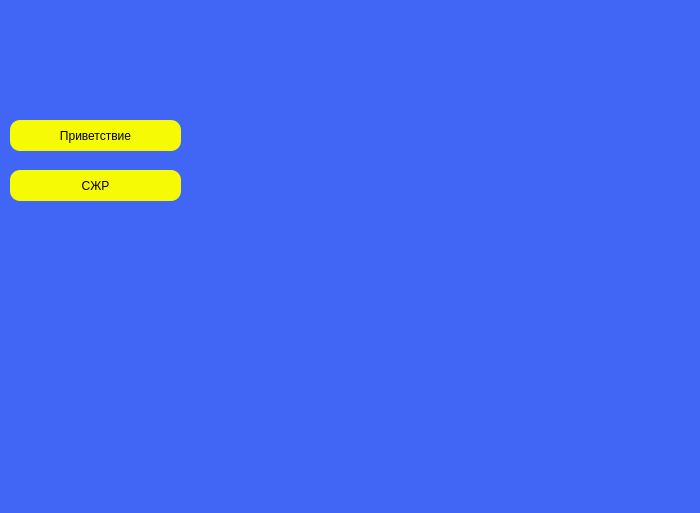
<?xml version="1.0" encoding="UTF-8"?>
<ui version="4.0">
 <class>MainWindow</class>
 <widget class="QMainWindow" name="MainWindow">
  <property name="geometry">
   <rect>
    <x>0</x>
    <y>0</y>
    <width>700</width>
    <height>513</height>
   </rect>
  </property>
  <property name="minimumSize">
   <size>
    <width>700</width>
    <height>513</height>
   </size>
  </property>
  <property name="maximumSize">
   <size>
    <width>700</width>
    <height>513</height>
   </size>
  </property>
  <property name="windowTitle">
   <string>MainWindow</string>
  </property>
  <property name="styleSheet">
   <string notr="true">QWidget{
background-color: rgb(65, 102, 245);
background-image: url(:/logos/karatau_logo_small___копия-removebg-preview.png)
}</string>
  </property>
  <widget class="QWidget" name="centralwidget">
   <property name="styleSheet">
    <string notr="true"/>
   </property>
   <widget class="QPushButton" name="privetstvieButton">
    <property name="geometry">
     <rect>
      <x>10</x>
      <y>120</y>
      <width>171</width>
      <height>31</height>
     </rect>
    </property>
    <property name="minimumSize">
     <size>
      <width>0</width>
      <height>30</height>
     </size>
    </property>
    <property name="maximumSize">
     <size>
      <width>16777198</width>
      <height>16777215</height>
     </size>
    </property>
    <property name="styleSheet">
     <string notr="true">QPushButton{
color: rgb(0, 0, 0);
background-color: rgb(246, 250, 5);
background-image: url(:/arrow right/images/Karatau yellow background.png);
border-style:outset;
border-radius:10px;
font: 100 14pt &quot;Arial&quot; ;
}
QPushButton:hover{
color:rgb(0, 0, 05);
background-color: rgb(245, 169, 17);
border-radius:5px;
}
QPushButton:pressed{
color:rgb(0, 0, 0);
background-color: rgb(255, 148, 164);
}</string>
    </property>
    <property name="text">
     <string>Приветствие</string>
    </property>
   </widget>
   <widget class="QPushButton" name="szhrButton">
    <property name="geometry">
     <rect>
      <x>10</x>
      <y>170</y>
      <width>171</width>
      <height>31</height>
     </rect>
    </property>
    <property name="minimumSize">
     <size>
      <width>0</width>
      <height>30</height>
     </size>
    </property>
    <property name="styleSheet">
     <string notr="true">QPushButton{
color: rgb(0, 0, 0);
background-color: rgb(246, 250, 5);
background-image: url(:/arrow right/images/Karatau yellow background.png);
border-style:outset;
border-radius:10px;
font: 100 14pt &quot;Arial&quot; ;
}
QPushButton:hover{
color:rgb(0, 0, 05);
background-color: rgb(245, 169, 17);
border-radius:5px;
}
QPushButton:pressed{
color:rgb(0, 0, 0);
background-color: rgb(255, 148, 164);
}</string>
    </property>
    <property name="text">
     <string>СЖР</string>
    </property>
   </widget>
   <widget class="QLabel" name="Logos">
    <property name="geometry">
     <rect>
      <x>10</x>
      <y>450</y>
      <width>101</width>
      <height>41</height>
     </rect>
    </property>
    <property name="styleSheet">
     <string notr="true">QLabel {url(:/logos/logos-2.png);}</string>
    </property>
    <property name="text">
     <string/>
    </property>
    <property name="pixmap">
     <pixmap resource="../logos.qrc">:/logos/logos-2.png</pixmap>
    </property>
    <property name="scaledContents">
     <bool>true</bool>
    </property>
   </widget>
   <widget class="QLabel" name="label">
    <property name="geometry">
     <rect>
      <x>190</x>
      <y>0</y>
      <width>511</width>
      <height>511</height>
     </rect>
    </property>
    <property name="styleSheet">
     <string notr="true">Background-image:url(:/Maps/images/Maps/СЖР.JPG)</string>
    </property>
    <property name="text">
     <string/>
    </property>
    <property name="pixmap">
     <pixmap resource="../Maps.qrc">:/Maps/images/Maps/СЖР.JPG</pixmap>
    </property>
    <property name="scaledContents">
     <bool>true</bool>
    </property>
   </widget>
  </widget>
  <action name="actionGlobalMap">
   <property name="text">
    <string>Глобальная</string>
   </property>
  </action>
  <action name="actionCPPR">
   <property name="text">
    <string>ЦППР</string>
   </property>
  </action>
  <action name="actionAP">
   <property name="text">
    <string>АП</string>
   </property>
  </action>
  <action name="actionGBK">
   <property name="text">
    <string>ГБК</string>
   </property>
  </action>
  <action name="actionPoligon">
   <property name="text">
    <string>Полигон</string>
   </property>
  </action>
  <action name="actionRaskomandirovka">
   <property name="text">
    <string>Раскомандировка</string>
   </property>
  </action>
  <action name="actionFKhLFirstFloor">
   <property name="text">
    <string>Первый этаж</string>
   </property>
  </action>
  <action name="actionFKhLSecondFloor">
   <property name="text">
    <string>Второй этаж</string>
   </property>
  </action>
  <action name="KIPiA">
   <property name="checkable">
    <bool>false</bool>
   </property>
   <property name="text">
    <string>КИПиА</string>
   </property>
  </action>
  <action name="SGE">
   <property name="text">
    <string>СГЭ</string>
   </property>
  </action>
  <action name="SGM">
   <property name="text">
    <string>СГМ</string>
   </property>
  </action>
  <action name="actionKaratauMap">
   <property name="text">
    <string>Каратау</string>
   </property>
  </action>
 </widget>
 <resources>
  <include location="../logos.qrc"/>
  <include location="../Maps.qrc"/>
  <include location="../MainWindow.qrc"/>
 </resources>
 <connections/>
</ui>
